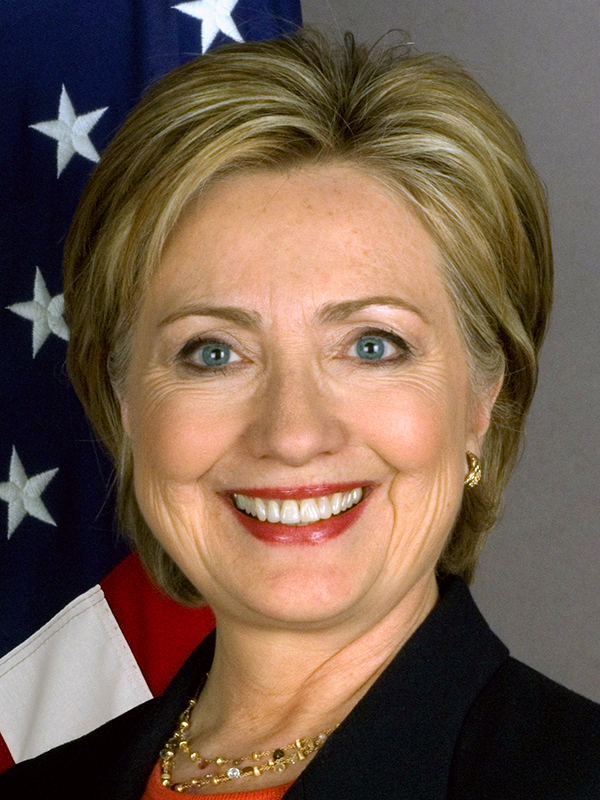
//> input picture try/try/hillary_clinton.jpg, 600 x 800 px
$ ./faceDetection   (built with g++ and OpenCV 4)
//> lines starting //> are read from the running program, lines starting //| are printed output that depends on the picture; after the words box and inside, x2 and y2 are one past the last pixel; in counts of white or black regions, pixels touching at a corner belong together
#include<opencv2/objdetect.hpp>
#include<opencv2/videoio.hpp>
#include<opencv2/highgui.hpp>
#include<opencv2/imgproc.hpp>

#include<iostream>
#include<stdio.h>

using namespace std;
using namespace cv;

string faceCascadePath;
string smileCascadePath;
CascadeClassifier faceCascade;
CascadeClassifier smileCascade;

int main() {
	faceCascadePath = "haarcascade_frontalface_default.xml";
	smileCascadePath = "haarcascade_smile.xml";
	if (!faceCascade.load(faceCascadePath)) {
		printf("--(!)Error Loading Cascade\n");
		return -1;
	}
	if (!smileCascade.load(smileCascadePath)) {
		cout << "fail to load smile cascade\n";
	}
	vector<Rect> faces;
	vector<Rect> smiles;

	while (true) {
		Mat frame = imread("hillary_clinton.jpg");
//> frame is the input picture: 800 rows x 600 cols, CV_8UC3; mean B, G, R 77, 93.4, 115.7
		Mat frameGray;
		cvtColor(frame, frameGray, COLOR_BGR2GRAY);
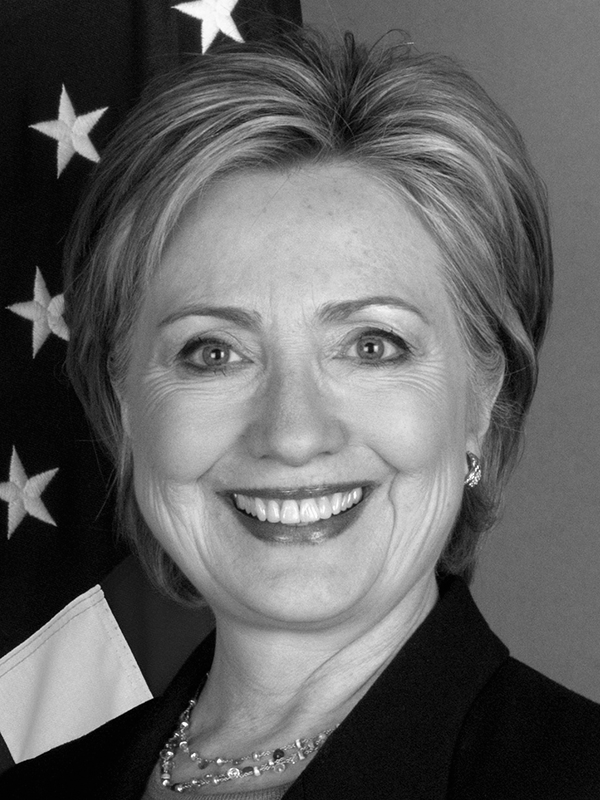
//> frameGray: 800 rows x 600 cols, CV_8UC1; min 0, max 255, mean 98.2

		//	frameClone = frame.clone();
		faceCascade.detectMultiScale(frameGray, faces, 1.2, 21);
//> faces = 1 Rect (x, y, width, height): [82, 184, 433, 433]

			for (size_t i = 0; i < faces.size(); i++) {
				int x = faces[i].x;
				int y = faces[i].y;
				int w = faces[i].width;
				int h = faces[i].height;
				rectangle(frame, Point(x, y), Point(x + w, y + h), Scalar(255, 0, 0), 2, 4);

				Mat faceROI = frameGray(faces[i]);
				smileCascade.detectMultiScale(faceROI, smiles, 1.2, 256);
				for (size_t j = 0; j < smiles.size(); j++) {
					int smileX = smiles[j].x;
					int smileY = smiles[j].y;
					int smileW = smiles[j].width;
					int smileH = smiles[j].height;
					rectangle(frame, Point(smileX+x, smileY+y), Point(smileX+x + smileW, smileY+y + smileH), Scalar(0, 255, 0), 2, 4);

				}
			}
//> this loop made 1 pass
//> (x, y, w, h, smiles) on pass 1: (82, 184, 433, 433, 1 Rect (x, y, width, height): [127, 280, 173, 86])
//> pass 1, `Mat faceROI = frameGray(faces[i]);`:
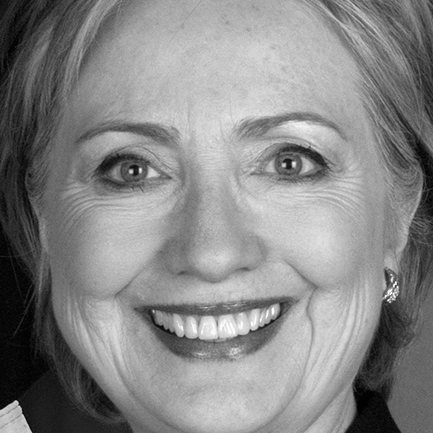
//> faceROI: 433 rows x 433 cols, CV_8UC1; min 0, max 255, mean 134.6
//> after the loop:
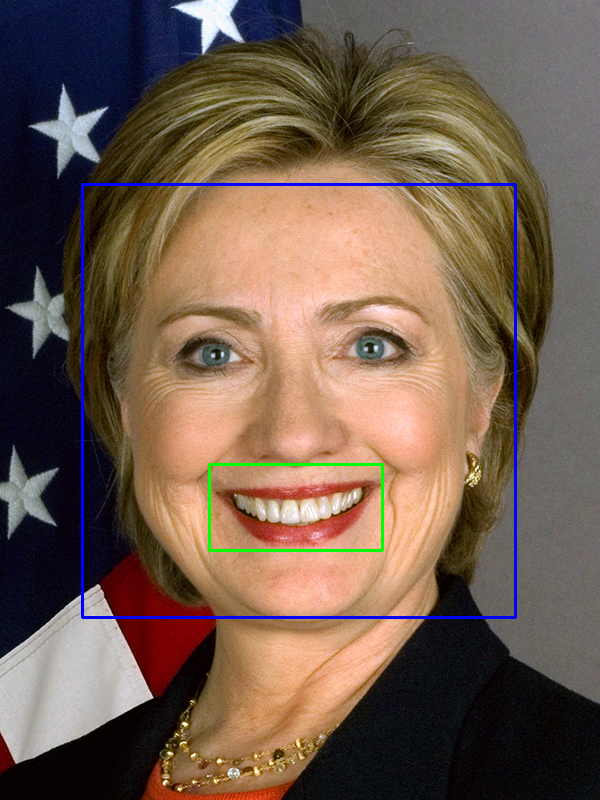
//> frame: 800 rows x 600 cols, CV_8UC3; 1.4% of pixels changed, all inside (x1, y1, x2, y2) = (81, 183, 517, 619)
			//	putText(frameClone, format("# Neighbors = %d", neigh), Point(10, 50), FONT_HERSHEY_SIMPLEX, 1, Scalar(0,0,255), 4);
		imshow("Face Detection Demo", frame);
		int k = waitKey(25);
//> the Esc key is pressed
		if (k == 27) break;
	}
		destroyAllWindows();
}
